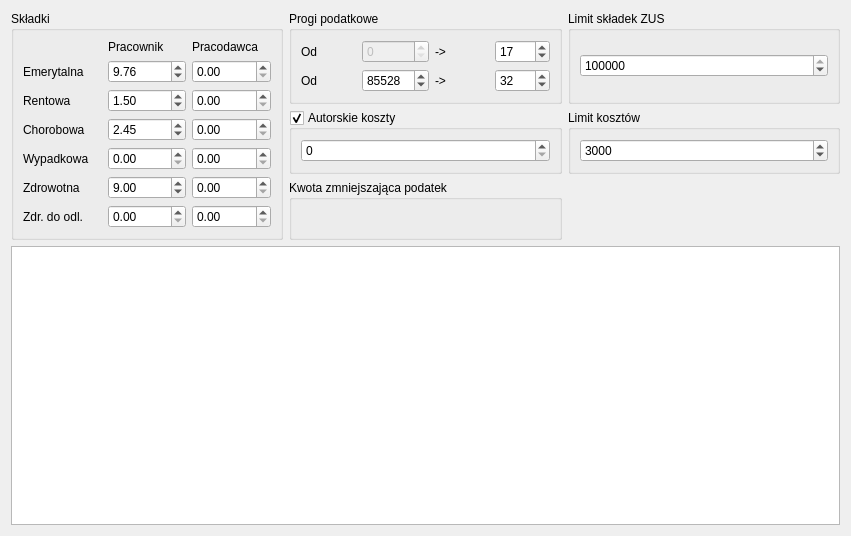
<?xml version="1.0" encoding="UTF-8"?>
<ui version="4.0">
 <class>YearWidget</class>
 <widget class="QWidget" name="YearWidget">
  <property name="geometry">
   <rect>
    <x>0</x>
    <y>0</y>
    <width>851</width>
    <height>536</height>
   </rect>
  </property>
  <property name="windowTitle">
   <string>Form</string>
  </property>
  <layout class="QGridLayout" name="gridLayout_3">
   <item row="0" column="0" rowspan="3">
    <widget class="QGroupBox" name="groupBox_2">
     <property name="title">
      <string>Składki</string>
     </property>
     <layout class="QGridLayout" name="gridLayout">
      <item row="1" column="1">
       <widget class="QDoubleSpinBox" name="pensionContribEmployee">
        <property name="value">
         <double>9.760000000000000</double>
        </property>
       </widget>
      </item>
      <item row="2" column="2">
       <widget class="QDoubleSpinBox" name="doubleSpinBox_6"/>
      </item>
      <item row="3" column="0">
       <widget class="QLabel" name="label_6">
        <property name="text">
         <string>Chorobowa</string>
        </property>
       </widget>
      </item>
      <item row="2" column="0">
       <widget class="QLabel" name="label_3">
        <property name="text">
         <string>Rentowa</string>
        </property>
       </widget>
      </item>
      <item row="4" column="0">
       <widget class="QLabel" name="label_7">
        <property name="text">
         <string>Wypadkowa</string>
        </property>
       </widget>
      </item>
      <item row="1" column="0">
       <widget class="QLabel" name="label">
        <property name="text">
         <string>Emerytalna</string>
        </property>
       </widget>
      </item>
      <item row="1" column="2">
       <widget class="QDoubleSpinBox" name="doubleSpinBox_2"/>
      </item>
      <item row="0" column="1">
       <widget class="QLabel" name="label_4">
        <property name="text">
         <string>Pracownik</string>
        </property>
       </widget>
      </item>
      <item row="2" column="1">
       <widget class="QDoubleSpinBox" name="disabilityPensionContribEmployee">
        <property name="value">
         <double>1.500000000000000</double>
        </property>
       </widget>
      </item>
      <item row="0" column="2">
       <widget class="QLabel" name="label_5">
        <property name="text">
         <string>Pracodawca</string>
        </property>
       </widget>
      </item>
      <item row="5" column="0">
       <widget class="QLabel" name="label_8">
        <property name="text">
         <string>Zdrowotna</string>
        </property>
       </widget>
      </item>
      <item row="6" column="0">
       <widget class="QLabel" name="label_9">
        <property name="text">
         <string>Zdr. do odl.</string>
        </property>
       </widget>
      </item>
      <item row="3" column="1">
       <widget class="QDoubleSpinBox" name="sicknessContribEmployee">
        <property name="value">
         <double>2.450000000000000</double>
        </property>
       </widget>
      </item>
      <item row="3" column="2">
       <widget class="QDoubleSpinBox" name="doubleSpinBox_8"/>
      </item>
      <item row="4" column="1">
       <widget class="QDoubleSpinBox" name="accidentContribEmployee"/>
      </item>
      <item row="4" column="2">
       <widget class="QDoubleSpinBox" name="doubleSpinBox_10"/>
      </item>
      <item row="5" column="1">
       <widget class="QDoubleSpinBox" name="healthCareContribEmployee">
        <property name="value">
         <double>9.000000000000000</double>
        </property>
       </widget>
      </item>
      <item row="6" column="1">
       <widget class="QDoubleSpinBox" name="doubleSpinBox_12"/>
      </item>
      <item row="5" column="2">
       <widget class="QDoubleSpinBox" name="doubleSpinBox_13"/>
      </item>
      <item row="6" column="2">
       <widget class="QDoubleSpinBox" name="doubleSpinBox_14"/>
      </item>
     </layout>
    </widget>
   </item>
   <item row="0" column="1">
    <widget class="QGroupBox" name="groupBox_3">
     <property name="title">
      <string>Progi podatkowe</string>
     </property>
     <layout class="QGridLayout" name="gridLayout_2">
      <item row="0" column="0">
       <widget class="QLabel" name="label_10">
        <property name="text">
         <string>Od</string>
        </property>
       </widget>
      </item>
      <item row="0" column="1">
       <widget class="QSpinBox" name="spinBox_3">
        <property name="enabled">
         <bool>false</bool>
        </property>
       </widget>
      </item>
      <item row="0" column="2">
       <widget class="QLabel" name="label_11">
        <property name="text">
         <string>-&gt;</string>
        </property>
       </widget>
      </item>
      <item row="0" column="3">
       <widget class="QSpinBox" name="tax1">
        <property name="value">
         <number>17</number>
        </property>
       </widget>
      </item>
      <item row="1" column="0">
       <widget class="QLabel" name="label_12">
        <property name="text">
         <string>Od</string>
        </property>
       </widget>
      </item>
      <item row="1" column="1">
       <widget class="QSpinBox" name="taxThreshold">
        <property name="maximum">
         <number>999999</number>
        </property>
        <property name="value">
         <number>85528</number>
        </property>
       </widget>
      </item>
      <item row="1" column="2">
       <widget class="QLabel" name="label_13">
        <property name="text">
         <string>-&gt;</string>
        </property>
       </widget>
      </item>
      <item row="1" column="3">
       <widget class="QSpinBox" name="tax2">
        <property name="value">
         <number>32</number>
        </property>
       </widget>
      </item>
     </layout>
    </widget>
   </item>
   <item row="0" column="2">
    <widget class="QGroupBox" name="groupBox_6">
     <property name="title">
      <string>Limit składek ZUS</string>
     </property>
     <layout class="QVBoxLayout" name="verticalLayout_4">
      <item>
       <widget class="QSpinBox" name="contribLimit">
        <property name="maximum">
         <number>999999999</number>
        </property>
        <property name="value">
         <number>157770</number>
        </property>
       </widget>
      </item>
     </layout>
    </widget>
   </item>
   <item row="1" column="1">
    <widget class="QGroupBox" name="groupBox_4">
     <property name="title">
      <string>Autorskie koszty</string>
     </property>
     <property name="checkable">
      <bool>true</bool>
     </property>
     <layout class="QVBoxLayout" name="verticalLayout_2">
      <item>
       <widget class="QSpinBox" name="spinBox"/>
      </item>
     </layout>
    </widget>
   </item>
   <item row="1" column="2">
    <widget class="QGroupBox" name="groupBox_5">
     <property name="title">
      <string>Limit kosztów</string>
     </property>
     <layout class="QVBoxLayout" name="verticalLayout_3">
      <item>
       <widget class="QSpinBox" name="taxDeductibleCostLimit">
        <property name="maximum">
         <number>999999</number>
        </property>
        <property name="value">
         <number>3000</number>
        </property>
       </widget>
      </item>
     </layout>
    </widget>
   </item>
   <item row="2" column="1">
    <widget class="QGroupBox" name="groupBox_7">
     <property name="title">
      <string>Kwota zmniejszająca podatek</string>
     </property>
    </widget>
   </item>
   <item row="3" column="0" colspan="3">
    <widget class="QTableView" name="dataView"/>
   </item>
  </layout>
 </widget>
 <resources/>
 <connections/>
</ui>
